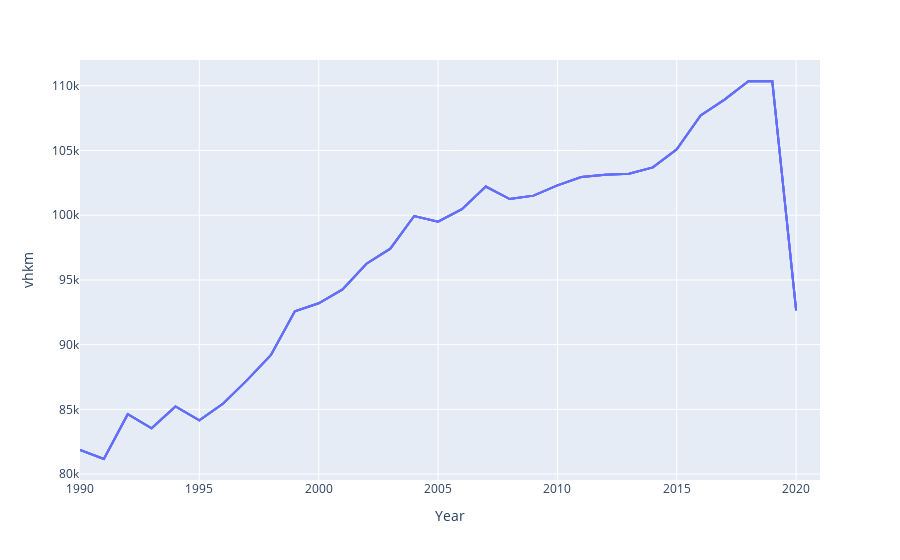

Here is the notebook cell this chart was saved with:
### Code cell
px.line(car_data, x="Year", y="vhkm")
